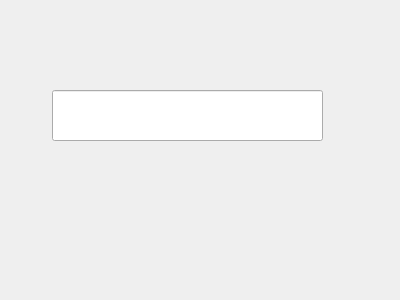
<?xml version="1.0" encoding="UTF-8"?>
<ui version="4.0">
 <class>Widget</class>
 <widget class="QWidget" name="Widget">
  <property name="geometry">
   <rect>
    <x>0</x>
    <y>0</y>
    <width>400</width>
    <height>300</height>
   </rect>
  </property>
  <property name="windowTitle">
   <string>Widget</string>
  </property>
  <widget class="QLineEdit" name="lineEdit">
   <property name="geometry">
    <rect>
     <x>52</x>
     <y>90</y>
     <width>271</width>
     <height>51</height>
    </rect>
   </property>
  </widget>
 </widget>
 <layoutdefault spacing="6" margin="11"/>
 <resources/>
 <connections/>
</ui>
